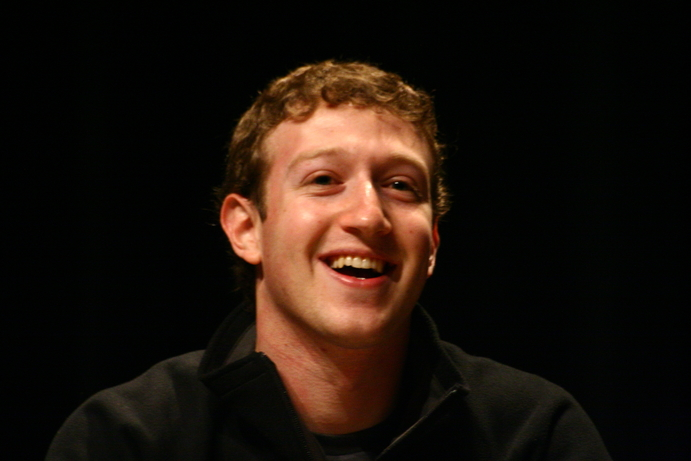
#> input picture Fundamentals/mark.jpg, 691 x 461 px
$ python histogram.py
#> lines starting #> are read from the running program, lines starting #| are printed output that depends on the picture
import cv2
from matplotlib import pyplot as plt
img=cv2.imread('mark.jpg')
#> img is the input picture: shape (461, 691, 3); mean B, G, R 12.5, 19.9, 30.9
cv2.imshow('image',img)
cv2.waitKey()
color=('b','g','r')
for i,col in enumerate(color) :
    hist=cv2.calcHist([img],[i],None,[256],[0,256])
    plt.plot(hist,color=col)
    plt.xlim([0,256])
plt.show()
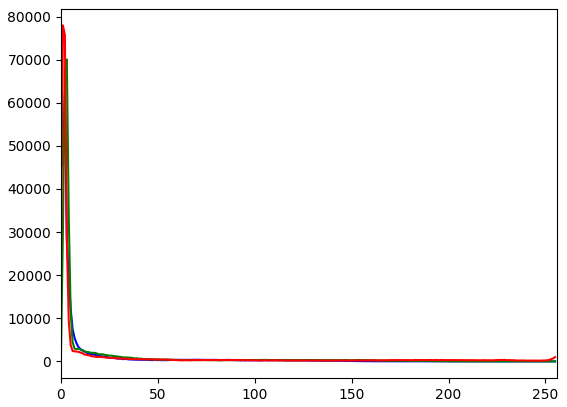
#> figure drawn by matplotlib, 1 panel; curve peaks at x = 0, y = 65014; curve peaks at x = 3, y = 70041; curve peaks at x = 1, y = 77952
cv2.destroyAllWindows()
